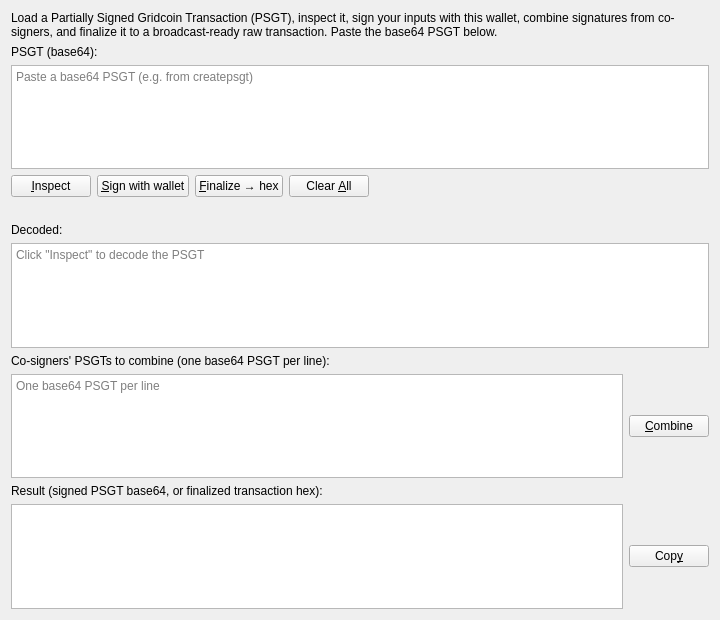
<?xml version="1.0" encoding="UTF-8"?>
<ui version="4.0">
 <class>MultisignPSGTDialog</class>
 <widget class="QDialog" name="MultisignPSGTDialog">
  <property name="geometry">
   <rect>
    <x>0</x>
    <y>0</y>
    <width>720</width>
    <height>620</height>
   </rect>
  </property>
  <property name="windowTitle">
   <string>Multisign (PSGT)</string>
  </property>
  <property name="modal">
   <bool>false</bool>
  </property>
  <layout class="QVBoxLayout" name="verticalLayout">
   <item>
    <widget class="QLabel" name="infoLabel">
     <property name="text">
      <string>Load a Partially Signed Gridcoin Transaction (PSGT), inspect it, sign your inputs with this wallet, combine signatures from co-signers, and finalize it to a broadcast-ready raw transaction. Paste the base64 PSGT below.</string>
     </property>
     <property name="textFormat">
      <enum>Qt::PlainText</enum>
     </property>
     <property name="wordWrap">
      <bool>true</bool>
     </property>
    </widget>
   </item>
   <item>
    <widget class="QLabel" name="psgtInLabel">
     <property name="text">
      <string>PSGT (base64):</string>
     </property>
    </widget>
   </item>
   <item>
    <widget class="QPlainTextEdit" name="psgtInEdit">
     <property name="toolTip">
      <string>Paste the base64-encoded PSGT here. Operations below update this working PSGT in place.</string>
     </property>
     <property name="placeholderText">
      <string>Paste a base64 PSGT (e.g. from createpsgt)</string>
     </property>
    </widget>
   </item>
   <item>
    <layout class="QHBoxLayout" name="buttonRow">
     <item>
      <widget class="QPushButton" name="inspectButton">
       <property name="toolTip">
        <string>Decode the PSGT and show its inputs, outputs and signing status</string>
       </property>
       <property name="text">
        <string>&amp;Inspect</string>
       </property>
       <property name="autoDefault">
        <bool>false</bool>
       </property>
      </widget>
     </item>
     <item>
      <widget class="QPushButton" name="signButton">
       <property name="toolTip">
        <string>Sign every input this wallet has keys for, then update the working PSGT</string>
       </property>
       <property name="text">
        <string>&amp;Sign with wallet</string>
       </property>
       <property name="autoDefault">
        <bool>false</bool>
       </property>
      </widget>
     </item>
     <item>
      <widget class="QPushButton" name="finalizeButton">
       <property name="toolTip">
        <string>If fully signed, extract the completed raw transaction (hex) for broadcast</string>
       </property>
       <property name="text">
        <string>&amp;Finalize &#8594; hex</string>
       </property>
       <property name="autoDefault">
        <bool>false</bool>
       </property>
      </widget>
     </item>
     <item>
      <widget class="QPushButton" name="clearButton">
       <property name="toolTip">
        <string>Clear all fields</string>
       </property>
       <property name="text">
        <string>Clear &amp;All</string>
       </property>
       <property name="autoDefault">
        <bool>false</bool>
       </property>
      </widget>
     </item>
     <item>
      <spacer name="buttonSpacer">
       <property name="orientation">
        <enum>Qt::Horizontal</enum>
       </property>
       <property name="sizeHint" stdset="0">
        <size>
         <width>40</width>
         <height>20</height>
        </size>
       </property>
      </spacer>
     </item>
    </layout>
   </item>
   <item>
    <widget class="QLabel" name="statusLabel">
     <property name="text">
      <string/>
     </property>
     <property name="wordWrap">
      <bool>true</bool>
     </property>
    </widget>
   </item>
   <item>
    <widget class="QLabel" name="decodedLabel">
     <property name="text">
      <string>Decoded:</string>
     </property>
    </widget>
   </item>
   <item>
    <widget class="QPlainTextEdit" name="decodedView">
     <property name="readOnly">
      <bool>true</bool>
     </property>
     <property name="placeholderText">
      <string>Click &quot;Inspect&quot; to decode the PSGT</string>
     </property>
    </widget>
   </item>
   <item>
    <widget class="QLabel" name="combineLabel">
     <property name="text">
      <string>Co-signers' PSGTs to combine (one base64 PSGT per line):</string>
     </property>
    </widget>
   </item>
   <item>
    <layout class="QHBoxLayout" name="combineRow">
     <item>
      <widget class="QPlainTextEdit" name="combineInEdit">
       <property name="toolTip">
        <string>Paste one or more co-signers' PSGTs (one per line). Combine merges them with the working PSGT above.</string>
       </property>
       <property name="placeholderText">
        <string>One base64 PSGT per line</string>
       </property>
       <property name="maximumHeight">
        <number>80</number>
       </property>
      </widget>
     </item>
     <item>
      <widget class="QPushButton" name="combineButton">
       <property name="toolTip">
        <string>Merge the co-signers' PSGTs into the working PSGT</string>
       </property>
       <property name="text">
        <string>&amp;Combine</string>
       </property>
       <property name="autoDefault">
        <bool>false</bool>
       </property>
      </widget>
     </item>
    </layout>
   </item>
   <item>
    <widget class="QLabel" name="resultLabel">
     <property name="text">
      <string>Result (signed PSGT base64, or finalized transaction hex):</string>
     </property>
    </widget>
   </item>
   <item>
    <layout class="QHBoxLayout" name="resultRow">
     <item>
      <widget class="QPlainTextEdit" name="resultOutEdit">
       <property name="readOnly">
        <bool>true</bool>
       </property>
       <property name="maximumHeight">
        <number>90</number>
       </property>
      </widget>
     </item>
     <item>
      <widget class="QPushButton" name="copyResultButton">
       <property name="toolTip">
        <string>Copy the result to the clipboard</string>
       </property>
       <property name="text">
        <string>Cop&amp;y</string>
       </property>
       <property name="autoDefault">
        <bool>false</bool>
       </property>
      </widget>
     </item>
    </layout>
   </item>
  </layout>
 </widget>
 <resources>
  <include location="../bitcoin.qrc"/>
 </resources>
 <connections/>
</ui>
